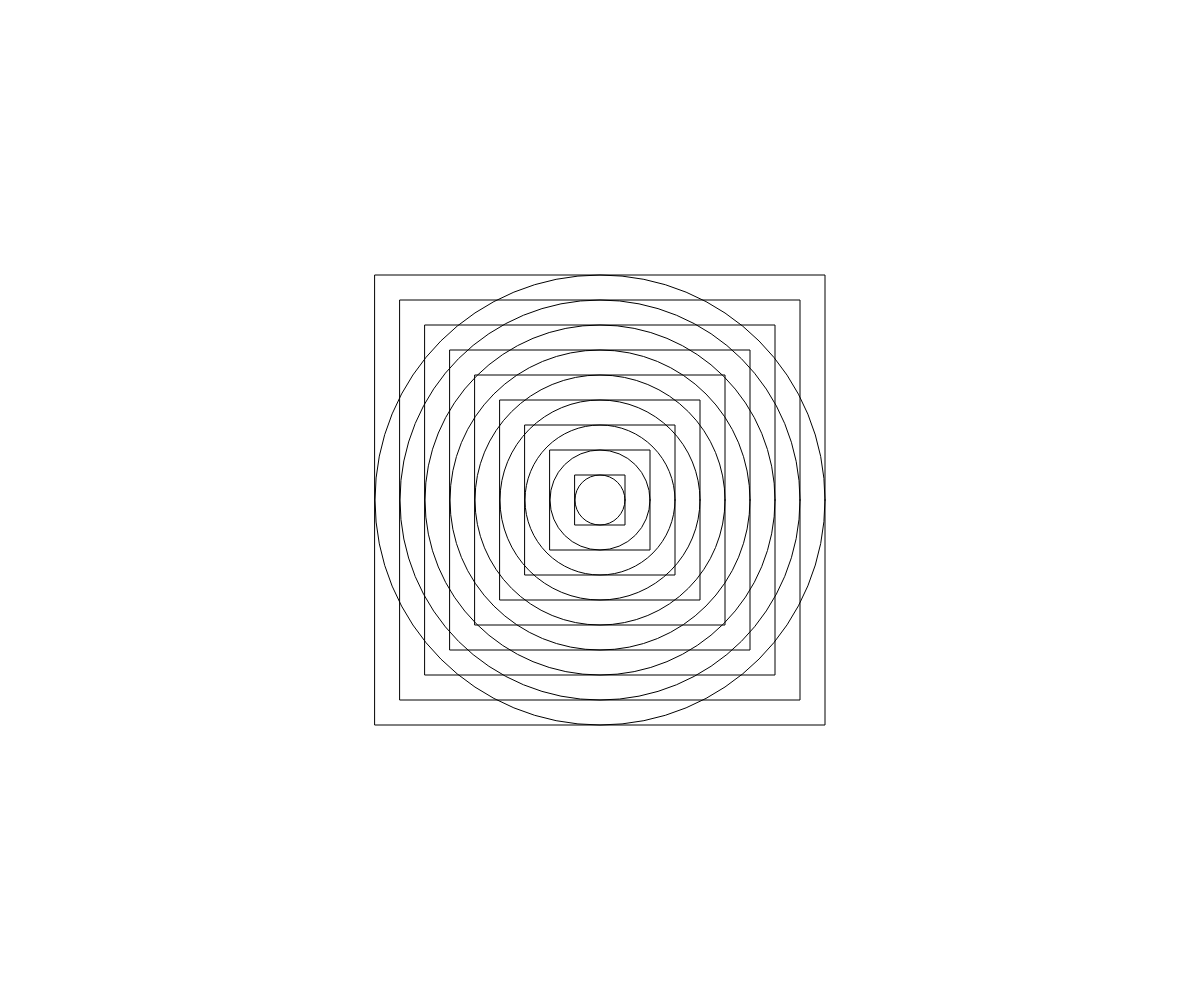
Frame 1 (no input)
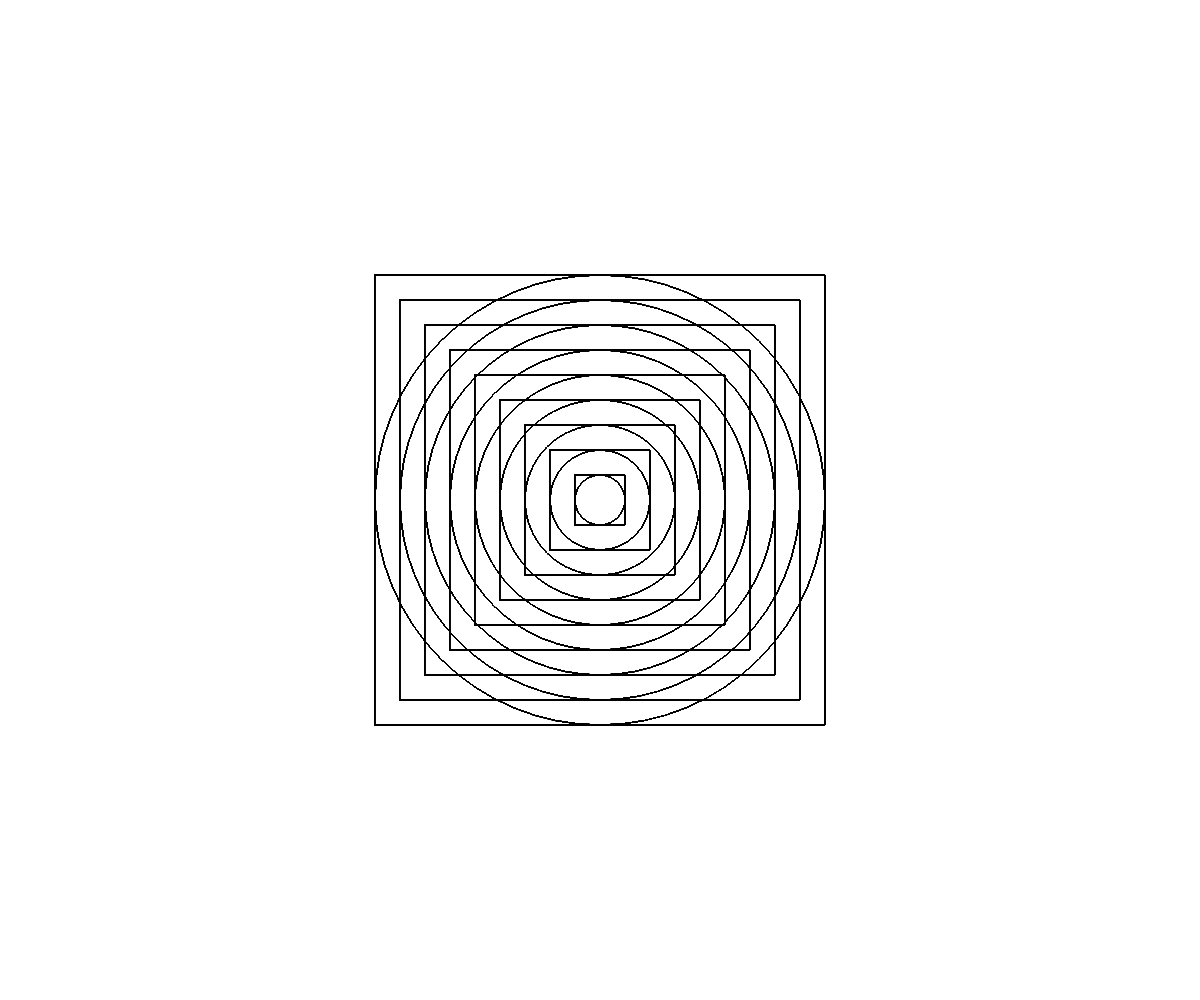
Frame 60 (no input)
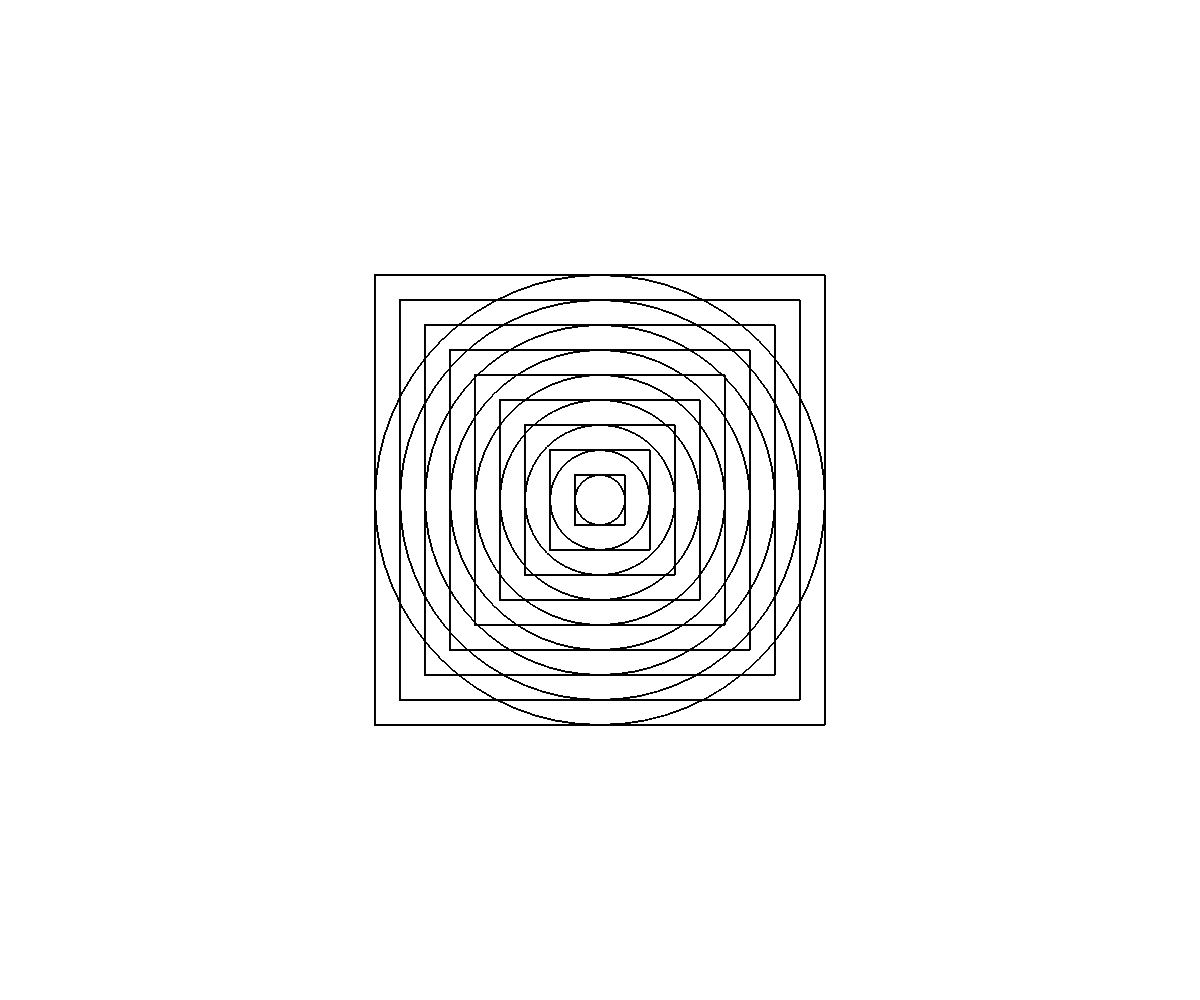
Frame 120 (the mouse pressed at the canvas centre since frame 60)

The p5.js sketch that drew these frames (run headless with seeded random() and noise() and a simulated clock; from frame 60 on, the mouse is pressed at the canvas centre):

// p5.js sketch
// ── sketch.js
function setup() {
  createCanvas(window.innerWidth,window.innerHeight);
  ellipseMode(RADIUS);
  rectMode(CENTER);
  noFill();
}

function setupMyShape(size){
  rect(0,0,size,size);
  ellipse(0,0,size/2);
}

function draw() {
  var size = 50;
  translate((width/2),(height/2));
  for(var i = 1; i < 10; i++){
    setupMyShape(i * size);
  }
}

//rect(x,y,w,h)
//ellipse(x,y,w,[h])
//triangle(x1,y1,x2,y2,x3,y3)
